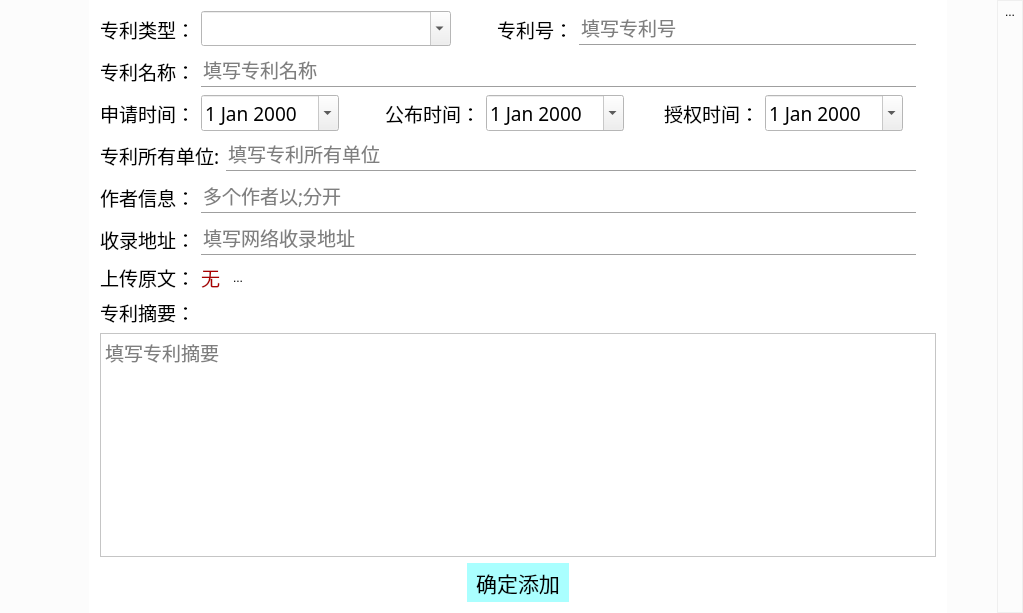
<?xml version="1.0" encoding="UTF-8"?>
<ui version="4.0">
 <class>PatentInfo</class>
 <widget class="QDialog" name="PatentInfo">
  <property name="geometry">
   <rect>
    <x>0</x>
    <y>0</y>
    <width>1023</width>
    <height>613</height>
   </rect>
  </property>
  <property name="palette">
   <palette>
    <active>
     <colorrole role="Base">
      <brush brushstyle="SolidPattern">
       <color alpha="255">
        <red>255</red>
        <green>255</green>
        <blue>255</blue>
       </color>
      </brush>
     </colorrole>
     <colorrole role="Window">
      <brush brushstyle="SolidPattern">
       <color alpha="50">
        <red>240</red>
        <green>240</green>
        <blue>240</blue>
       </color>
      </brush>
     </colorrole>
    </active>
    <inactive>
     <colorrole role="Base">
      <brush brushstyle="SolidPattern">
       <color alpha="255">
        <red>255</red>
        <green>255</green>
        <blue>255</blue>
       </color>
      </brush>
     </colorrole>
     <colorrole role="Window">
      <brush brushstyle="SolidPattern">
       <color alpha="50">
        <red>240</red>
        <green>240</green>
        <blue>240</blue>
       </color>
      </brush>
     </colorrole>
    </inactive>
    <disabled>
     <colorrole role="Base">
      <brush brushstyle="SolidPattern">
       <color alpha="50">
        <red>240</red>
        <green>240</green>
        <blue>240</blue>
       </color>
      </brush>
     </colorrole>
     <colorrole role="Window">
      <brush brushstyle="SolidPattern">
       <color alpha="50">
        <red>240</red>
        <green>240</green>
        <blue>240</blue>
       </color>
      </brush>
     </colorrole>
    </disabled>
   </palette>
  </property>
  <property name="windowTitle">
   <string>PatentInfo</string>
  </property>
  <layout class="QHBoxLayout" name="horizontalLayout">
   <property name="spacing">
    <number>0</number>
   </property>
   <property name="leftMargin">
    <number>0</number>
   </property>
   <property name="topMargin">
    <number>0</number>
   </property>
   <property name="rightMargin">
    <number>0</number>
   </property>
   <property name="bottomMargin">
    <number>0</number>
   </property>
   <item>
    <spacer name="horizontalSpacer">
     <property name="orientation">
      <enum>Qt::Horizontal</enum>
     </property>
     <property name="sizeType">
      <enum>QSizePolicy::Fixed</enum>
     </property>
     <property name="sizeHint" stdset="0">
      <size>
       <width>89</width>
       <height>20</height>
      </size>
     </property>
    </spacer>
   </item>
   <item>
    <widget class="QScrollArea" name="scrollArea">
     <property name="palette">
      <palette>
       <active>
        <colorrole role="Base">
         <brush brushstyle="SolidPattern">
          <color alpha="255">
           <red>255</red>
           <green>255</green>
           <blue>255</blue>
          </color>
         </brush>
        </colorrole>
        <colorrole role="Window">
         <brush brushstyle="SolidPattern">
          <color alpha="255">
           <red>255</red>
           <green>255</green>
           <blue>255</blue>
          </color>
         </brush>
        </colorrole>
       </active>
       <inactive>
        <colorrole role="Base">
         <brush brushstyle="SolidPattern">
          <color alpha="255">
           <red>255</red>
           <green>255</green>
           <blue>255</blue>
          </color>
         </brush>
        </colorrole>
        <colorrole role="Window">
         <brush brushstyle="SolidPattern">
          <color alpha="255">
           <red>255</red>
           <green>255</green>
           <blue>255</blue>
          </color>
         </brush>
        </colorrole>
       </inactive>
       <disabled>
        <colorrole role="Base">
         <brush brushstyle="SolidPattern">
          <color alpha="255">
           <red>255</red>
           <green>255</green>
           <blue>255</blue>
          </color>
         </brush>
        </colorrole>
        <colorrole role="Window">
         <brush brushstyle="SolidPattern">
          <color alpha="255">
           <red>255</red>
           <green>255</green>
           <blue>255</blue>
          </color>
         </brush>
        </colorrole>
       </disabled>
      </palette>
     </property>
     <property name="frameShape">
      <enum>QFrame::NoFrame</enum>
     </property>
     <property name="widgetResizable">
      <bool>true</bool>
     </property>
     <widget class="QWidget" name="scrollAreaWidgetContents">
      <property name="geometry">
       <rect>
        <x>0</x>
        <y>0</y>
        <width>845</width>
        <height>613</height>
       </rect>
      </property>
      <layout class="QVBoxLayout" name="verticalLayout_2">
       <item>
        <layout class="QHBoxLayout" name="horizontalLayout_9">
         <item>
          <widget class="QLabel" name="label_7">
           <property name="font">
            <font>
             <family>楷体</family>
             <pointsize>14</pointsize>
            </font>
           </property>
           <property name="text">
            <string>专利类型：</string>
           </property>
          </widget>
         </item>
         <item>
          <widget class="QComboBox" name="Type">
           <property name="minimumSize">
            <size>
             <width>250</width>
             <height>0</height>
            </size>
           </property>
           <property name="font">
            <font>
             <family>楷体</family>
             <pointsize>14</pointsize>
            </font>
           </property>
           <property name="autoFillBackground">
            <bool>true</bool>
           </property>
           <property name="editable">
            <bool>true</bool>
           </property>
           <property name="frame">
            <bool>true</bool>
           </property>
          </widget>
         </item>
         <item>
          <spacer name="horizontalSpacer_18">
           <property name="orientation">
            <enum>Qt::Horizontal</enum>
           </property>
           <property name="sizeType">
            <enum>QSizePolicy::Fixed</enum>
           </property>
           <property name="sizeHint" stdset="0">
            <size>
             <width>40</width>
             <height>20</height>
            </size>
           </property>
          </spacer>
         </item>
         <item>
          <widget class="QLabel" name="label_18">
           <property name="font">
            <font>
             <family>楷体</family>
             <pointsize>14</pointsize>
            </font>
           </property>
           <property name="text">
            <string>专利号：</string>
           </property>
          </widget>
         </item>
         <item>
          <layout class="QVBoxLayout" name="verticalLayout_5">
           <property name="spacing">
            <number>0</number>
           </property>
           <item>
            <widget class="QLineEdit" name="Number">
             <property name="font">
              <font>
               <family>楷体</family>
               <pointsize>14</pointsize>
              </font>
             </property>
             <property name="frame">
              <bool>false</bool>
             </property>
             <property name="placeholderText">
              <string>填写专利号</string>
             </property>
            </widget>
           </item>
           <item>
            <widget class="Line" name="line_3">
             <property name="orientation">
              <enum>Qt::Horizontal</enum>
             </property>
            </widget>
           </item>
          </layout>
         </item>
         <item>
          <spacer name="horizontalSpacer_11">
           <property name="orientation">
            <enum>Qt::Horizontal</enum>
           </property>
           <property name="sizeType">
            <enum>QSizePolicy::Fixed</enum>
           </property>
           <property name="sizeHint" stdset="0">
            <size>
             <width>20</width>
             <height>20</height>
            </size>
           </property>
          </spacer>
         </item>
        </layout>
       </item>
       <item>
        <layout class="QHBoxLayout" name="horizontalLayout_3">
         <item>
          <widget class="QLabel" name="label_3">
           <property name="font">
            <font>
             <family>楷体</family>
             <pointsize>14</pointsize>
            </font>
           </property>
           <property name="text">
            <string>专利名称：</string>
           </property>
          </widget>
         </item>
         <item>
          <layout class="QVBoxLayout" name="verticalLayout">
           <property name="spacing">
            <number>0</number>
           </property>
           <item>
            <widget class="QLineEdit" name="Name">
             <property name="font">
              <font>
               <family>楷体</family>
               <pointsize>14</pointsize>
              </font>
             </property>
             <property name="frame">
              <bool>false</bool>
             </property>
             <property name="placeholderText">
              <string>填写专利名称</string>
             </property>
            </widget>
           </item>
           <item>
            <widget class="Line" name="line">
             <property name="orientation">
              <enum>Qt::Horizontal</enum>
             </property>
            </widget>
           </item>
          </layout>
         </item>
         <item>
          <spacer name="horizontalSpacer_4">
           <property name="orientation">
            <enum>Qt::Horizontal</enum>
           </property>
           <property name="sizeType">
            <enum>QSizePolicy::Fixed</enum>
           </property>
           <property name="sizeHint" stdset="0">
            <size>
             <width>20</width>
             <height>20</height>
            </size>
           </property>
          </spacer>
         </item>
        </layout>
       </item>
       <item>
        <layout class="QHBoxLayout" name="horizontalLayout_10">
         <item>
          <widget class="QLabel" name="label_8">
           <property name="font">
            <font>
             <family>楷体</family>
             <pointsize>14</pointsize>
            </font>
           </property>
           <property name="text">
            <string>申请时间：</string>
           </property>
          </widget>
         </item>
         <item>
          <widget class="QDateEdit" name="ApplyTime">
           <property name="font">
            <font>
             <family>楷体</family>
             <pointsize>14</pointsize>
            </font>
           </property>
           <property name="calendarPopup">
            <bool>true</bool>
           </property>
          </widget>
         </item>
         <item>
          <spacer name="horizontalSpacer_13">
           <property name="orientation">
            <enum>Qt::Horizontal</enum>
           </property>
           <property name="sizeHint" stdset="0">
            <size>
             <width>40</width>
             <height>20</height>
            </size>
           </property>
          </spacer>
         </item>
         <item>
          <widget class="QLabel" name="label_9">
           <property name="font">
            <font>
             <family>楷体</family>
             <pointsize>14</pointsize>
            </font>
           </property>
           <property name="text">
            <string>公布时间：</string>
           </property>
          </widget>
         </item>
         <item>
          <widget class="QDateEdit" name="ReleaseTime">
           <property name="font">
            <font>
             <family>楷体</family>
             <pointsize>14</pointsize>
            </font>
           </property>
           <property name="calendarPopup">
            <bool>true</bool>
           </property>
          </widget>
         </item>
         <item>
          <spacer name="horizontalSpacer_12">
           <property name="orientation">
            <enum>Qt::Horizontal</enum>
           </property>
           <property name="sizeType">
            <enum>QSizePolicy::Expanding</enum>
           </property>
           <property name="sizeHint" stdset="0">
            <size>
             <width>20</width>
             <height>20</height>
            </size>
           </property>
          </spacer>
         </item>
         <item>
          <widget class="QLabel" name="label_19">
           <property name="font">
            <font>
             <family>楷体</family>
             <pointsize>14</pointsize>
            </font>
           </property>
           <property name="text">
            <string>授权时间：</string>
           </property>
          </widget>
         </item>
         <item>
          <widget class="QDateEdit" name="AuthorizationTime">
           <property name="font">
            <font>
             <family>楷体</family>
             <pointsize>14</pointsize>
            </font>
           </property>
           <property name="calendarPopup">
            <bool>true</bool>
           </property>
          </widget>
         </item>
         <item>
          <spacer name="horizontalSpacer_19">
           <property name="orientation">
            <enum>Qt::Horizontal</enum>
           </property>
           <property name="sizeType">
            <enum>QSizePolicy::Expanding</enum>
           </property>
           <property name="sizeHint" stdset="0">
            <size>
             <width>20</width>
             <height>20</height>
            </size>
           </property>
          </spacer>
         </item>
        </layout>
       </item>
       <item>
        <layout class="QHBoxLayout" name="horizontalLayout_12">
         <item>
          <widget class="QLabel" name="label_16">
           <property name="font">
            <font>
             <family>楷体</family>
             <pointsize>14</pointsize>
            </font>
           </property>
           <property name="text">
            <string>专利所有单位:</string>
           </property>
          </widget>
         </item>
         <item>
          <layout class="QVBoxLayout" name="verticalLayout_10">
           <property name="spacing">
            <number>0</number>
           </property>
           <item>
            <widget class="QLineEdit" name="CopyRightUnit">
             <property name="font">
              <font>
               <family>楷体</family>
               <pointsize>14</pointsize>
              </font>
             </property>
             <property name="frame">
              <bool>false</bool>
             </property>
             <property name="placeholderText">
              <string>填写专利所有单位</string>
             </property>
            </widget>
           </item>
           <item>
            <widget class="Line" name="line_8">
             <property name="orientation">
              <enum>Qt::Horizontal</enum>
             </property>
            </widget>
           </item>
          </layout>
         </item>
         <item>
          <spacer name="horizontalSpacer_15">
           <property name="orientation">
            <enum>Qt::Horizontal</enum>
           </property>
           <property name="sizeType">
            <enum>QSizePolicy::Fixed</enum>
           </property>
           <property name="sizeHint" stdset="0">
            <size>
             <width>20</width>
             <height>20</height>
            </size>
           </property>
          </spacer>
         </item>
        </layout>
       </item>
       <item>
        <layout class="QHBoxLayout" name="horizontalLayout_13">
         <item>
          <widget class="QLabel" name="label_15">
           <property name="font">
            <font>
             <family>楷体</family>
             <pointsize>14</pointsize>
            </font>
           </property>
           <property name="text">
            <string>作者信息：</string>
           </property>
          </widget>
         </item>
         <item>
          <layout class="QVBoxLayout" name="verticalLayout_9">
           <property name="spacing">
            <number>0</number>
           </property>
           <item>
            <widget class="QLineEdit" name="Author">
             <property name="font">
              <font>
               <family>楷体</family>
               <pointsize>14</pointsize>
              </font>
             </property>
             <property name="frame">
              <bool>false</bool>
             </property>
             <property name="placeholderText">
              <string>多个作者以;分开</string>
             </property>
            </widget>
           </item>
           <item>
            <widget class="Line" name="line_7">
             <property name="orientation">
              <enum>Qt::Horizontal</enum>
             </property>
            </widget>
           </item>
          </layout>
         </item>
         <item>
          <spacer name="horizontalSpacer_16">
           <property name="orientation">
            <enum>Qt::Horizontal</enum>
           </property>
           <property name="sizeType">
            <enum>QSizePolicy::Fixed</enum>
           </property>
           <property name="sizeHint" stdset="0">
            <size>
             <width>20</width>
             <height>20</height>
            </size>
           </property>
          </spacer>
         </item>
        </layout>
       </item>
       <item>
        <layout class="QHBoxLayout" name="horizontalLayout_14">
         <item>
          <widget class="QLabel" name="label_17">
           <property name="font">
            <font>
             <family>楷体</family>
             <pointsize>14</pointsize>
            </font>
           </property>
           <property name="text">
            <string>收录地址：</string>
           </property>
          </widget>
         </item>
         <item>
          <layout class="QVBoxLayout" name="verticalLayout_11">
           <property name="spacing">
            <number>0</number>
           </property>
           <item>
            <widget class="QLineEdit" name="IndexedAddress">
             <property name="font">
              <font>
               <family>楷体</family>
               <pointsize>14</pointsize>
              </font>
             </property>
             <property name="frame">
              <bool>false</bool>
             </property>
             <property name="placeholderText">
              <string>填写网络收录地址</string>
             </property>
            </widget>
           </item>
           <item>
            <widget class="Line" name="line_9">
             <property name="orientation">
              <enum>Qt::Horizontal</enum>
             </property>
            </widget>
           </item>
          </layout>
         </item>
         <item>
          <spacer name="horizontalSpacer_17">
           <property name="orientation">
            <enum>Qt::Horizontal</enum>
           </property>
           <property name="sizeType">
            <enum>QSizePolicy::Fixed</enum>
           </property>
           <property name="sizeHint" stdset="0">
            <size>
             <width>20</width>
             <height>20</height>
            </size>
           </property>
          </spacer>
         </item>
        </layout>
       </item>
       <item>
        <layout class="QHBoxLayout" name="horizontalLayout_4">
         <item>
          <widget class="QLabel" name="label_5">
           <property name="font">
            <font>
             <family>楷体</family>
             <pointsize>14</pointsize>
            </font>
           </property>
           <property name="text">
            <string>上传原文：</string>
           </property>
          </widget>
         </item>
         <item>
          <widget class="QLabel" name="ServerFileAddress">
           <property name="maximumSize">
            <size>
             <width>800</width>
             <height>16777215</height>
            </size>
           </property>
           <property name="palette">
            <palette>
             <active>
              <colorrole role="WindowText">
               <brush brushstyle="SolidPattern">
                <color alpha="255">
                 <red>170</red>
                 <green>0</green>
                 <blue>0</blue>
                </color>
               </brush>
              </colorrole>
             </active>
             <inactive>
              <colorrole role="WindowText">
               <brush brushstyle="SolidPattern">
                <color alpha="255">
                 <red>170</red>
                 <green>0</green>
                 <blue>0</blue>
                </color>
               </brush>
              </colorrole>
             </inactive>
             <disabled>
              <colorrole role="WindowText">
               <brush brushstyle="SolidPattern">
                <color alpha="255">
                 <red>120</red>
                 <green>120</green>
                 <blue>120</blue>
                </color>
               </brush>
              </colorrole>
             </disabled>
            </palette>
           </property>
           <property name="font">
            <font>
             <family>楷体</family>
             <pointsize>14</pointsize>
            </font>
           </property>
           <property name="text">
            <string>无</string>
           </property>
          </widget>
         </item>
         <item>
          <widget class="QToolButton" name="FileBrower">
           <property name="text">
            <string>...</string>
           </property>
           <property name="icon">
            <iconset resource="../../../UrielQtFramework.qrc">
             <normaloff>:/Mainwindow/Resources/UrielQtFramework/edits.png</normaloff>:/Mainwindow/Resources/UrielQtFramework/edits.png</iconset>
           </property>
           <property name="autoRaise">
            <bool>true</bool>
           </property>
          </widget>
         </item>
         <item>
          <spacer name="horizontalSpacer_5">
           <property name="orientation">
            <enum>Qt::Horizontal</enum>
           </property>
           <property name="sizeHint" stdset="0">
            <size>
             <width>40</width>
             <height>20</height>
            </size>
           </property>
          </spacer>
         </item>
        </layout>
       </item>
       <item>
        <layout class="QHBoxLayout" name="horizontalLayout_5">
         <item>
          <widget class="QLabel" name="label_4">
           <property name="font">
            <font>
             <family>楷体</family>
             <pointsize>14</pointsize>
            </font>
           </property>
           <property name="text">
            <string>专利摘要：</string>
           </property>
          </widget>
         </item>
         <item>
          <spacer name="horizontalSpacer_6">
           <property name="orientation">
            <enum>Qt::Horizontal</enum>
           </property>
           <property name="sizeHint" stdset="0">
            <size>
             <width>40</width>
             <height>20</height>
            </size>
           </property>
          </spacer>
         </item>
        </layout>
       </item>
       <item>
        <widget class="QPlainTextEdit" name="Abstract">
         <property name="font">
          <font>
           <family>楷体</family>
           <pointsize>14</pointsize>
          </font>
         </property>
         <property name="frameShape">
          <enum>QFrame::StyledPanel</enum>
         </property>
         <property name="placeholderText">
          <string>填写专利摘要</string>
         </property>
        </widget>
       </item>
       <item>
        <layout class="QHBoxLayout" name="horizontalLayout_6">
         <item>
          <spacer name="horizontalSpacer_7">
           <property name="orientation">
            <enum>Qt::Horizontal</enum>
           </property>
           <property name="sizeHint" stdset="0">
            <size>
             <width>37</width>
             <height>17</height>
            </size>
           </property>
          </spacer>
         </item>
         <item>
          <widget class="QToolButton" name="ConfirmBtn">
           <property name="palette">
            <palette>
             <active>
              <colorrole role="Button">
               <brush brushstyle="SolidPattern">
                <color alpha="255">
                 <red>170</red>
                 <green>255</green>
                 <blue>255</blue>
                </color>
               </brush>
              </colorrole>
             </active>
             <inactive>
              <colorrole role="Button">
               <brush brushstyle="SolidPattern">
                <color alpha="255">
                 <red>170</red>
                 <green>255</green>
                 <blue>255</blue>
                </color>
               </brush>
              </colorrole>
             </inactive>
             <disabled>
              <colorrole role="Button">
               <brush brushstyle="SolidPattern">
                <color alpha="255">
                 <red>170</red>
                 <green>255</green>
                 <blue>255</blue>
                </color>
               </brush>
              </colorrole>
             </disabled>
            </palette>
           </property>
           <property name="font">
            <font>
             <family>楷体</family>
             <pointsize>16</pointsize>
            </font>
           </property>
           <property name="autoFillBackground">
            <bool>true</bool>
           </property>
           <property name="text">
            <string>确定添加</string>
           </property>
           <property name="autoRaise">
            <bool>true</bool>
           </property>
          </widget>
         </item>
         <item>
          <spacer name="horizontalSpacer_8">
           <property name="orientation">
            <enum>Qt::Horizontal</enum>
           </property>
           <property name="sizeHint" stdset="0">
            <size>
             <width>37</width>
             <height>17</height>
            </size>
           </property>
          </spacer>
         </item>
        </layout>
       </item>
      </layout>
     </widget>
    </widget>
   </item>
   <item>
    <spacer name="horizontalSpacer_2">
     <property name="orientation">
      <enum>Qt::Horizontal</enum>
     </property>
     <property name="sizeType">
      <enum>QSizePolicy::Fixed</enum>
     </property>
     <property name="sizeHint" stdset="0">
      <size>
       <width>50</width>
       <height>20</height>
      </size>
     </property>
    </spacer>
   </item>
   <item>
    <widget class="QFrame" name="frame">
     <property name="minimumSize">
      <size>
       <width>0</width>
       <height>0</height>
      </size>
     </property>
     <property name="frameShape">
      <enum>QFrame::StyledPanel</enum>
     </property>
     <property name="frameShadow">
      <enum>QFrame::Raised</enum>
     </property>
     <layout class="QVBoxLayout" name="verticalLayout_3">
      <property name="spacing">
       <number>0</number>
      </property>
      <property name="leftMargin">
       <number>0</number>
      </property>
      <property name="topMargin">
       <number>0</number>
      </property>
      <property name="rightMargin">
       <number>0</number>
      </property>
      <property name="bottomMargin">
       <number>0</number>
      </property>
      <item>
       <widget class="QToolButton" name="AppClose">
        <property name="text">
         <string>...</string>
        </property>
        <property name="icon">
         <iconset resource="../../../UrielQtFramework.qrc">
          <normaloff>:/Mainwindow/Resources/UrielQtFramework/close.png</normaloff>:/Mainwindow/Resources/UrielQtFramework/close.png</iconset>
        </property>
        <property name="iconSize">
         <size>
          <width>30</width>
          <height>30</height>
         </size>
        </property>
        <property name="autoRaise">
         <bool>true</bool>
        </property>
       </widget>
      </item>
      <item>
       <spacer name="verticalSpacer">
        <property name="orientation">
         <enum>Qt::Vertical</enum>
        </property>
        <property name="sizeHint" stdset="0">
         <size>
          <width>20</width>
          <height>572</height>
         </size>
        </property>
       </spacer>
      </item>
     </layout>
    </widget>
   </item>
  </layout>
 </widget>
 <layoutdefault spacing="6" margin="11"/>
 <resources>
  <include location="../../../UrielQtFramework.qrc"/>
 </resources>
 <connections/>
</ui>
